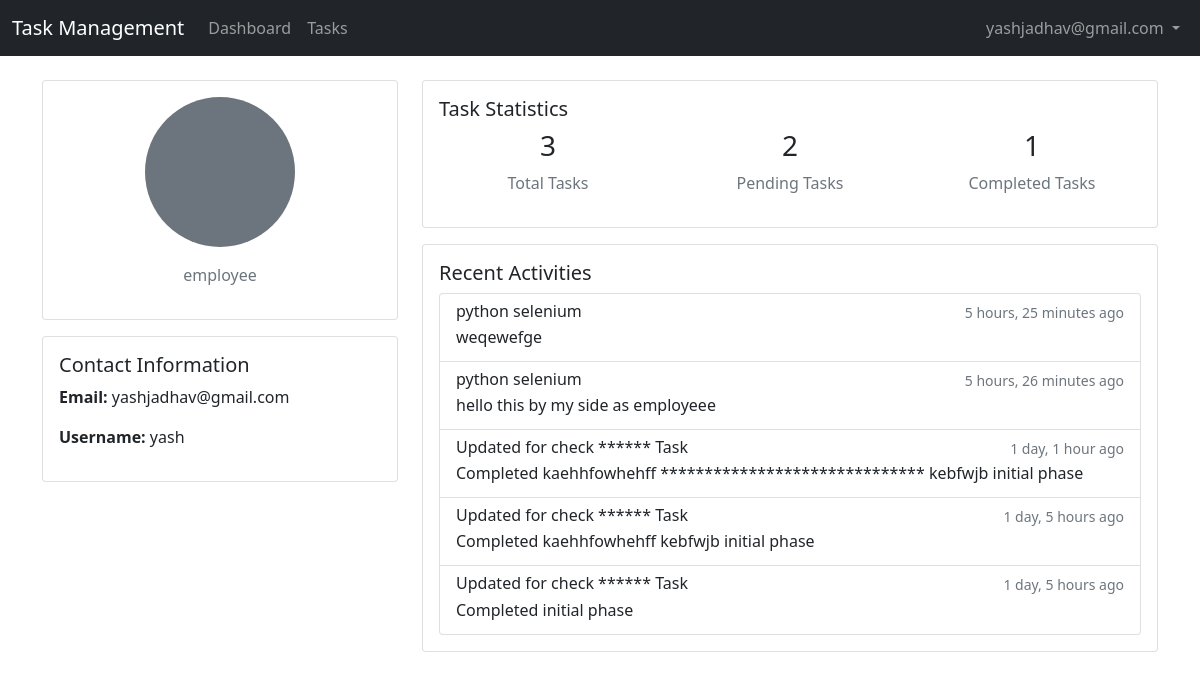
/profile/ (signed in), run on the app's committed database.
### account/models.py (models this page shows, shortened)
class CustomUser(AbstractBaseUser, PermissionsMixin):
    email = models.EmailField(unique=True)
    first_name = models.CharField(max_length=30, blank=True, null=True)
    last_name = models.CharField(max_length=30, blank=True, null=True)
    username = models.CharField(max_length=30, blank=True, null=True)
    password = models.CharField(max_length=128, blank=True, null=True)
    user_type = models.ForeignKey(
        UserType, on_delete=models.CASCADE, null=True,blank=True, related_name="custom_user_type"
    )
    is_active = models.BooleanField(default=True)
    is_staff = models.BooleanField(default=False)
    is_deleted = models.BooleanField(default=False)
    created_at = models.DateTimeField(auto_now_add=True)
    updated_at = models.DateTimeField(auto_now=True)
    is_password_created = models.BooleanField(default=False)
    forget_password_secret = models.CharField(max_length = 128 ,blank=True, null=True)
    forget_password_secret_expire_time = models.DateTimeField(null= True,blank=True)
    objects = CustomUserManager()
    REQUIRED_FIELDS = []
    USERNAME_FIELD = "email"

class UserType(models.Model):
    name = models.CharField(max_length=50, unique=True)
    can_create_user=models.BooleanField(default=False)
    can_assign_task=models.BooleanField(default=False)
    is_empolyee=models.BooleanField(default=False)
    class Meta:
        permissions = [
            ("can_assign_task", "Can assign tasks to users"),
        ]

class TaskAction(models.Model):
    task = models.ForeignKey(Task, on_delete=models.CASCADE, related_name='actions')
    performed_by = models.ForeignKey('CustomUser', on_delete=models.CASCADE)
    materials_required = models.TextField(blank=True, null=True)
    action_description = models.TextField()
    timestamp = models.DateTimeField(auto_now_add=True)
    class Meta:
        ordering = ['-timestamp']

class Task(models.Model):
    STATUS_CHOICES = (
        ('PENDING', 'Pending'),
        ('IN_PROGRESS', 'In Progress'),
        ('COMPLETED', 'Completed'),
    )
    PRIORITY_CHOICES = (
        ('low', 'Low'),
        ('medium', 'Medium'),
        ('high', 'High'),
    )
    title = models.CharField(max_length=200)
    description = models.TextField()
    status = models.CharField(max_length=20, choices=STATUS_CHOICES, default='PENDING')
    priority = models.CharField(max_length=20, choices=PRIORITY_CHOICES, default='low')
    assigned_to = models.ForeignKey(
        'CustomUser',
        on_delete=models.CASCADE,
        related_name='assigned_tasks'
    )
    assigned_by = models.ForeignKey(
        'CustomUser',
        on_delete=models.CASCADE,
        related_name='created_tasks'
    )
    location = models.ForeignKey(
        'Location',
        on_delete=models.SET_NULL,
        null=True,
        blank=True
    )
    deadline = models.DateTimeField()
    created_at = models.DateTimeField(auto_now_add=True)
    updated_at = models.DateTimeField(auto_now=True)
    class Meta:
        ordering = ['-created_at']

### account/views.py (the view)
# urls.py: path('profile/', views.profile, name='profile'),
@login_required
def profile(request):
    context = {
        'total_tasks': Task.objects.filter(assigned_to=request.user).count(),
        'pending_tasks': Task.objects.filter(
            assigned_to=request.user,
            status__in=['PENDING', 'IN_PROGRESS']
        ).count(),
        'completed_tasks': Task.objects.filter(
            assigned_to=request.user,
            status='COMPLETED'
        ).count(),
        'recent_actions': TaskAction.objects.filter(
            performed_by=request.user
        ).order_by('-timestamp')[:5],
    }
    return render(request, 'account/profile.html', context)

### account/templates/account/profile.html (shortened to what this page needs)
{% extends 'base.html' %}
{% block content %}
<div class="container">
    <div class="row">
        <div class="col-md-4">
            <div class="card">
                <div class="card-body text-center">
                    {% if user.profile_picture %}
                        <img src="{{ user.profile_picture.url }}" alt="Profile Picture"
                             class="rounded-circle mb-3" style="width: 150px; height: 150px; object-fit: cover;">
                    {% else %}
                        <div class="rounded-circle bg-secondary text-white d-flex align-items-center justify-content-center mx-auto mb-3"
                             style="width: 150px; height: 150px; font-size: 48px;">
                        </div>
                    {% endif %}
                    <p class="text-muted">{{ user.user_type.name }}</p>
                </div>
            </div>
            <div class="card mt-3">
                <div class="card-body">
                    <h5 class="card-title">Contact Information</h5>
                    <p><strong>Email:</strong> {{ user.email }}</p>
                    <p><strong>Username:</strong> {{ user.username }}</p>
                </div>
            </div>
        </div>
        <div class="col-md-8">
            <div class="card">
                <div class="card-body">
                    <h5 class="card-title">Task Statistics</h5>
                    <div class="row text-center">
                        <div class="col-md-4">
                            <h3>{{ total_tasks }}</h3>
                            <p class="text-muted">Total Tasks</p>
                        </div>
                        <div class="col-md-4">
                            <h3>{{ pending_tasks }}</h3>
                            <p class="text-muted">Pending Tasks</p>
                        </div>
                        <div class="col-md-4">
                            <h3>{{ completed_tasks }}</h3>
                            <p class="text-muted">Completed Tasks</p>
                        </div>
                    </div>
                </div>
            </div>
            <div class="card mt-3">
                <div class="card-body">
                    <h5 class="card-title">Recent Activities</h5>
                    <div class="list-group">
                        {% for action in recent_actions %}
                            <div class="list-group-item">
                                <div class="d-flex w-100 justify-content-between">
                                    <h6 class="mb-1">{{ action.task.title }}</h6>
                                    <small class="text-muted">{{ action.timestamp|timesince }} ago</small>
                                </div>
                                <p class="mb-1">{{ action.action_description }}</p>
                            </div>
                        {% empty %}
                            <p class="text-muted">No recent activities</p>
                        {% endfor %}
                    </div>
                </div>
            </div>
        </div>
    </div>
</div>
{% endblock %}

### account/templates/base.html (shortened to what this page needs)
<!DOCTYPE html>
<html lang="en">
<head>
    <link href="https://cdn.jsdelivr.net/npm/bootstrap@5.1.3/dist/css/bootstrap.min.css" rel="stylesheet">
    <link href="https://cdnjs.cloudflare.com/ajax/libs/font-awesome/5.15.4/css/all.min.css" rel="stylesheet">
</head>
<body>
    {% if user.is_authenticated %}
    <nav class="navbar navbar-expand-lg navbar-dark bg-dark">
        <div class="container-fluid">
            <a class="navbar-brand" href="{% url 'dashboard' %}">Task Management</a>
            <div class="collapse navbar-collapse" id="navbarNav">
                <ul class="navbar-nav me-auto">
                    <li class="nav-item">
                        <a class="nav-link" href="{% url 'dashboard' %}">Dashboard</a>
                    </li>
                    <li class="nav-item">
                        <a class="nav-link" href="{% url 'task_list' %}">Tasks</a>
                    </li>
                </ul>
                <ul class="navbar-nav">
                    <li class="nav-item dropdown">
                        <a class="nav-link dropdown-toggle" href="#" id="navbarDropdown" role="button"
                           data-bs-toggle="dropdown" aria-expanded="false">
                            {{ user.get_full_name|default:user.email }}
                        </a>
                    </li>
                </ul>
            </div>
        </div>
    </nav>
    {% endif %}
    <main class="py-4">
        {% block content %}{% endblock %}
    </main>
</body>
</html>

### data on the page
CustomUser: get_full_name "yashjadhav@gmail.com", user_type.name "employee", email "yashjadhav@gmail.com", username "yash"
TaskAction: task "python selenium", timestamp "5 hours, 25 minutes", action_description "weqewefge"
TaskAction: task "python selenium", timestamp "5 hours, 26 minutes", action_description "hello this by my side as employeee"
TaskAction: task "Updated for check ****** Task", timestamp "1 day, 1 hour", action_description "Completed kaehhfowhehff ****************************** kebfwjb initial phase"
TaskAction: task "Updated for check ****** Task", timestamp "1 day, 5 hours", action_description "Completed kaehhfowhehff kebfwjb initial phase"
TaskAction: task "Updated for check ****** Task", timestamp "1 day, 5 hours", action_description "Completed initial phase"

### other printed values
{{ total_tasks }} "3"
{{ pending_tasks }} "2"
{{ completed_tasks }} "1"
